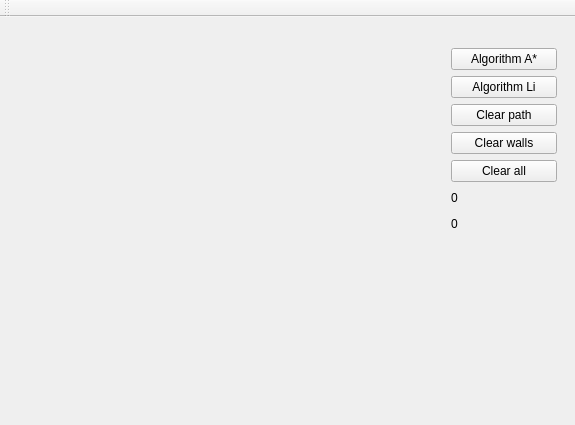
<?xml version="1.0" encoding="UTF-8"?>
<ui version="4.0">
 <class>MainWindow</class>
 <widget class="QMainWindow" name="MainWindow">
  <property name="geometry">
   <rect>
    <x>0</x>
    <y>0</y>
    <width>575</width>
    <height>425</height>
   </rect>
  </property>
  <property name="sizePolicy">
   <sizepolicy hsizetype="Preferred" vsizetype="Preferred">
    <horstretch>0</horstretch>
    <verstretch>0</verstretch>
   </sizepolicy>
  </property>
  <property name="minimumSize">
   <size>
    <width>575</width>
    <height>425</height>
   </size>
  </property>
  <property name="maximumSize">
   <size>
    <width>575</width>
    <height>425</height>
   </size>
  </property>
  <property name="windowTitle">
   <string>Поле</string>
  </property>
  <widget class="QWidget" name="centralWidget">
   <widget class="Maze" name="widget" native="true">
    <property name="geometry">
     <rect>
      <x>10</x>
      <y>0</y>
      <width>400</width>
      <height>400</height>
     </rect>
    </property>
    <property name="sizePolicy">
     <sizepolicy hsizetype="Maximum" vsizetype="Maximum">
      <horstretch>0</horstretch>
      <verstretch>0</verstretch>
     </sizepolicy>
    </property>
    <property name="minimumSize">
     <size>
      <width>400</width>
      <height>400</height>
     </size>
    </property>
    <property name="maximumSize">
     <size>
      <width>400</width>
      <height>400</height>
     </size>
    </property>
   </widget>
   <widget class="QWidget" name="layoutWidget">
    <property name="geometry">
     <rect>
      <x>440</x>
      <y>20</y>
      <width>128</width>
      <height>207</height>
     </rect>
    </property>
    <layout class="QVBoxLayout" name="verticalLayout">
     <item>
      <widget class="QPushButton" name="buttonAStarSearch">
       <property name="text">
        <string>Algorithm A*</string>
       </property>
      </widget>
     </item>
     <item>
      <widget class="QPushButton" name="buttonLiSearch">
       <property name="text">
        <string>Algorithm Li</string>
       </property>
      </widget>
     </item>
     <item>
      <widget class="QPushButton" name="buttonClearPath">
       <property name="text">
        <string>Clear path</string>
       </property>
      </widget>
     </item>
     <item>
      <widget class="QPushButton" name="buttonClearWalls">
       <property name="text">
        <string>Clear walls</string>
       </property>
      </widget>
     </item>
     <item>
      <widget class="QPushButton" name="buttonClearAll">
       <property name="text">
        <string>Clear all</string>
       </property>
      </widget>
     </item>
     <item>
      <widget class="QLabel" name="labelAStar">
       <property name="text">
        <string>0</string>
       </property>
      </widget>
     </item>
     <item>
      <widget class="QLabel" name="labelLi">
       <property name="text">
        <string>0</string>
       </property>
      </widget>
     </item>
    </layout>
   </widget>
   <zorder>layoutWidget</zorder>
   <zorder>widget</zorder>
  </widget>
  <widget class="QMenuBar" name="menuBar">
   <property name="geometry">
    <rect>
     <x>0</x>
     <y>0</y>
     <width>575</width>
     <height>25</height>
    </rect>
   </property>
  </widget>
  <widget class="QToolBar" name="mainToolBar">
   <attribute name="toolBarArea">
    <enum>TopToolBarArea</enum>
   </attribute>
   <attribute name="toolBarBreak">
    <bool>false</bool>
   </attribute>
  </widget>
 </widget>
 <layoutdefault spacing="6" margin="11"/>
 <customwidgets>
  <customwidget>
   <class>Maze</class>
   <extends>QWidget</extends>
   <header location="global">maze.h</header>
   <container>1</container>
  </customwidget>
 </customwidgets>
 <resources/>
 <connections/>
</ui>
